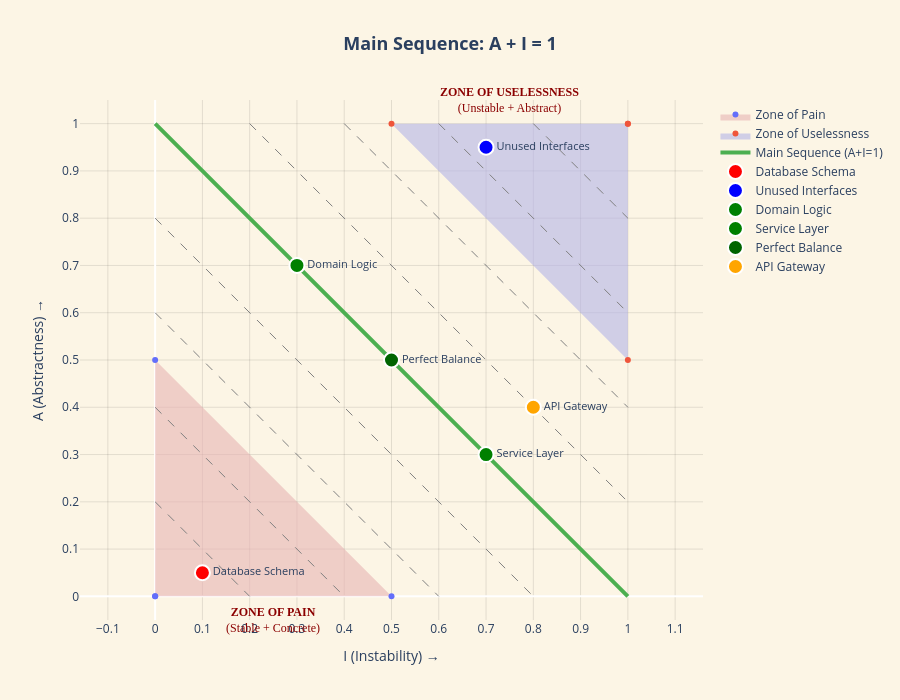

Here is the notebook cell this chart was saved with:
### Markdown cell above
## 🧪 The Main Sequence

When plotting **Abstractness (A)** against **Instability (I)**, something interesting appears.

Healthy modules tend to cluster along a line defined by:

```text
A + I = 1
```

This line is called the **Main Sequence**.

Modules drifting far from this line often indicate structural issues.
---

### Code cell
# ============================================================
# 📊 MAIN SEQUENCE 2D PLOT
# ============================================================

# Example modules to plot (modify this!)
EXAMPLE_MODULES = [
    {'name': 'Database Schema', 'I': 0.1, 'A': 0.05, 'color': 'red'},
    {'name': 'Unused Interfaces', 'I': 0.7, 'A': 0.95, 'color': 'blue'},
    {'name': 'Domain Logic', 'I': 0.3, 'A': 0.7, 'color': 'green'},
    {'name': 'Service Layer', 'I': 0.7, 'A': 0.3, 'color': 'green'},
    {'name': 'Perfect Balance', 'I': 0.5, 'A': 0.5, 'color': 'darkgreen'},
    {'name': 'API Gateway', 'I': 0.8, 'A': 0.4, 'color': 'orange'},
]

# Calculate D for each
for m in EXAMPLE_MODULES:
    m['D'] = abs(m['A'] + m['I'] - 1)

fig_main_seq = go.Figure()

# Zone of Pain (lower-left triangle)
fig_main_seq.add_trace(go.Scatter(
    x=[0, 0, 0.5, 0], y=[0, 0.5, 0, 0],
    fill='toself',
    fillcolor=CONFIG['zone_pain'],
    line=dict(width=0),
    name='Zone of Pain',
    hoverinfo='name',
))

# Zone of Uselessness (upper-right triangle)
fig_main_seq.add_trace(go.Scatter(
    x=[1, 1, 0.5, 1], y=[1, 0.5, 1, 1],
    fill='toself',
    fillcolor=CONFIG['zone_useless'],
    line=dict(width=0),
    name='Zone of Uselessness',
    hoverinfo='name',
))

# Main Sequence line
fig_main_seq.add_trace(go.Scatter(
    x=[0, 1], y=[1, 0],
    mode='lines',
    line=dict(color=CONFIG['main_seq'], width=4),
    name='Main Sequence (A+I=1)',
))

# Distance contour lines
for d in [0.2, 0.4, 0.6, 0.8]:
    # Above main sequence
    x_above = [max(0, d), min(1, 1)]
    y_above = [min(1, 1-x_above[0]+d), max(0, 1-x_above[1]+d)]
    fig_main_seq.add_trace(go.Scatter(
        x=x_above, y=y_above,
        mode='lines',
        line=dict(color='gray', width=1, dash='dash'),
        showlegend=False,
        hoverinfo='skip',
    ))
    # Below main sequence
    x_below = [0, min(1, 1-d)]
    y_below = [max(0, 1-d), 0]
    fig_main_seq.add_trace(go.Scatter(
        x=x_below, y=y_below,
        mode='lines',
        line=dict(color='gray', width=1, dash='dash'),
        showlegend=False,
        hoverinfo='skip',
    ))

# Plot example modules
for m in EXAMPLE_MODULES:
    fig_main_seq.add_trace(go.Scatter(
        x=[m['I']], y=[m['A']],
        mode='markers+text',
        marker=dict(size=15, color=m['color'], line=dict(width=2, color='white')),
        text=[m['name']],
        textposition='middle right',
        textfont=dict(size=11),
        name=m['name'],
        hovertemplate=(
            f"<b>{m['name']}</b><br>"
            f"I: {m['I']:.2f}<br>"
            f"A: {m['A']:.2f}<br>"
            f"D: {m['D']:.2f}<extra></extra>"
        ),
    ))

# Zone labels
zone_font:dict[str, str|int|float] = dict(family='serif', size=12, color='#8B0000')
fig_main_seq.add_annotation(
    x=0.25, y=-0.05, text='<b>ZONE OF PAIN</b><br>(Stable + Concrete)',
    showarrow=False, font=zone_font, align='center', valign='top'
)
fig_main_seq.add_annotation(
    x=0.75, y=1.05, text='<b>ZONE OF USELESSNESS</b><br>(Unstable + Abstract)',
    showarrow=False, font=zone_font,align='center', valign='bottom'
)

fig_main_seq.update_layout(
    title=dict(
        text='<b>Main Sequence: A + I = 1</b>',
        font=dict(size=18),
        x=0.5,
    ),
    xaxis=dict(
        title='I (Instability) →',
        range=[-0.05, 1.05],
        dtick=0.1,
        gridcolor='rgba(0,0,0,0.1)',
    ),
    yaxis=dict(
        title='A (Abstractness) →',
        range=[-0.05, 1.05],
        dtick=0.1,
        scaleanchor='x',
        gridcolor='rgba(0,0,0,0.1)',
    ),
    paper_bgcolor=CONFIG['paper_bg'],
    plot_bgcolor=CONFIG['paper_bg'],
    height=700,
    showlegend=True,
    legend=dict(x=1.02, y=1),
)
fig_main_seq.show()


# Uncomment to save:
# fig_main_seq.write_html('main-sequence-interactive.html', include_plotlyjs='cdn')

### Figure 1 — Plotly figure (JSON) as saved in the notebook; plotly's stock layout.template omitted (floating-point values rounded to 4 significant figures)
{"data": [{"fill": "toself", "fillcolor": "rgba(232,180,180,0.6)", "hoverinfo": "name", "line": {"width": 0}, "name": "Zone of Pain", "x": [0, 0, 0.5, 0], "y": [0, 0.5, 0, 0], "type": "scatter"}, {"fill": "toself", "fillcolor": "rgba(180,180,232,0.6)", "hoverinfo": "name", "line": {"width": 0}, "name": "Zone of Uselessness", "x": [1, 1, 0.5, 1], "y": [1, 0.5, 1, 1], "type": "scatter"}, {"line": {"color": "#4CAF50", "width": 4}, "mode": "lines", "name": "Main Sequence (A+I=1)", "x": [0, 1], "y": [1, 0], "type": "scatter"}, {"hoverinfo": "skip", "line": {"color": "gray", "dash": "dash", "width": 1}, "mode": "lines", "showlegend": false, "x": [0.2, 1], "y": [1, 0.2], "type": "scatter"}, {"hoverinfo": "skip", "line": {"color": "gray", "dash": "dash", "width": 1}, "mode": "lines", "showlegend": false, "x": [0, 0.8], "y": [0.8, 0], "type": "scatter"}, {"hoverinfo": "skip", "line": {"color": "gray", "dash": "dash", "width": 1}, "mode": "lines", "showlegend": false, "x": [0.4, 1], "y": [1, 0.4], "type": "scatter"}, {"hoverinfo": "skip", "line": {"color": "gray", "dash": "dash", "width": 1}, "mode": "lines", "showlegend": false, "x": [0, 0.6], "y": [0.6, 0], "type": "scatter"}, {"hoverinfo": "skip", "line": {"color": "gray", "dash": "dash", "width": 1}, "mode": "lines", "showlegend": false, "x": [0.6, 1], "y": [1, 0.6], "type": "scatter"}, {"hoverinfo": "skip", "line": {"color": "gray", "dash": "dash", "width": 1}, "mode": "lines", "showlegend": false, "x": [0, 0.4], "y": [0.4, 0], "type": "scatter"}, {"hoverinfo": "skip", "line": {"color": "gray", "dash": "dash", "width": 1}, "mode": "lines", "showlegend": false, "x": [0.8, 1], "y": [1, 0.8], "type": "scatter"}, {"hoverinfo": "skip", "line": {"color": "gray", "dash": "dash", "width": 1}, "mode": "lines", "showlegend": false, "x": [0, 0.2], "y": [0.2, 0], "type": "scatter"}, {"hovertemplate": "<b>Database Schema</b><br>I: 0.10<br>A: 0.05<br>D: 0.85<extra></extra>", "marker": {"color": "red", "line": {"color": "white", "width": 2}, "size": 15}, "mode": "markers+text", "name": "Database Schema", "text": ["Database Schema"], "textfont": {"size": 11}, "textposition": "middle right", "x": [0.1], "y": [0.05], "type": "scatter"}, {"hovertemplate": "<b>Unused Interfaces</b><br>I: 0.70<br>A: 0.95<br>D: 0.65<extra></extra>", "marker": {"color": "blue", "line": {"color": "white", "width": 2}, "size": 15}, "mode": "markers+text", "name": "Unused Interfaces", "text": ["Unused Interfaces"], "textfont": {"size": 11}, "textposition": "middle right", "x": [0.7], "y": [0.95], "type": "scatter"}, {"hovertemplate": "<b>Domain Logic</b><br>I: 0.30<br>A: 0.70<br>D: 0.00<extra></extra>", "marker": {"color": "green", "line": {"color": "white", "width": 2}, "size": 15}, "mode": "markers+text", "name": "Domain Logic", "text": ["Domain Logic"], "textfont": {"size": 11}, "textposition": "middle right", "x": [0.3], "y": [0.7], "type": "scatter"}, {"hovertemplate": "<b>Service Layer</b><br>I: 0.70<br>A: 0.30<br>D: 0.00<extra></extra>", "marker": {"color": "green", "line": {"color": "white", "width": 2}, "size": 15}, "mode": "markers+text", "name": "Service Layer", "text": ["Service Layer"], "textfont": {"size": 11}, "textposition": "middle right", "x": [0.7], "y": [0.3], "type": "scatter"}, {"hovertemplate": "<b>Perfect Balance</b><br>I: 0.50<br>A: 0.50<br>D: 0.00<extra></extra>", "marker": {"color": "darkgreen", "line": {"color": "white", "width": 2}, "size": 15}, "mode": "markers+text", "name": "Perfect Balance", "text": ["Perfect Balance"], "textfont": {"size": 11}, "textposition": "middle right", "x": [0.5], "y": [0.5], "type": "scatter"}, {"hovertemplate": "<b>API Gateway</b><br>I: 0.80<br>A: 0.40<br>D: 0.20<extra></extra>", "marker": {"color": "orange", "line": {"color": "white", "width": 2}, "size": 15}, "mode": "markers+text", "name": "API Gateway", "text": ["API Gateway"], "textfont": {"size": 11}, "textposition": "middle right", "x": [0.8], "y": [0.4], "type": "scatter"}], "layout": {"annotations": [{"align": "center", "font": {"color": "#8B0000", "family": "serif", "size": 12}, "showarrow": false, "text": "<b>ZONE OF PAIN</b><br>(Stable + Concrete)", "valign": "top", "x": 0.25, "y": -0.05}, {"align": "center", "font": {"color": "#8B0000", "family": "serif", "size": 12}, "showarrow": false, "text": "<b>ZONE OF USELESSNESS</b><br>(Unstable + Abstract)", "valign": "bottom", "x": 0.75, "y": 1.05}], "title": {"font": {"size": 18}, "text": "<b>Main Sequence: A + I = 1</b>", "x": 0.5}, "xaxis": {"title": {"text": "I (Instability) →"}, "range": [-0.05, 1.05], "dtick": 0.1, "gridcolor": "rgba(0,0,0,0.1)"}, "yaxis": {"title": {"text": "A (Abstractness) →"}, "range": [-0.05, 1.05], "dtick": 0.1, "scaleanchor": "x", "gridcolor": "rgba(0,0,0,0.1)"}, "legend": {"x": 1.02, "y": 1}, "paper_bgcolor": "#FCF5E5", "plot_bgcolor": "#FCF5E5", "height": 700, "showlegend": true}}
